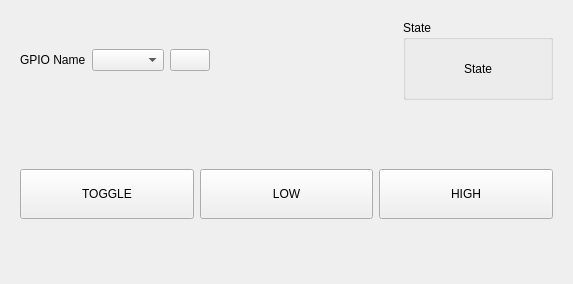
<?xml version="1.0" encoding="UTF-8"?>
<ui version="4.0">
 <class>Form</class>
 <widget class="QWidget" name="Form">
  <property name="geometry">
   <rect>
    <x>0</x>
    <y>0</y>
    <width>573</width>
    <height>284</height>
   </rect>
  </property>
  <property name="sizePolicy">
   <sizepolicy hsizetype="Preferred" vsizetype="Maximum">
    <horstretch>0</horstretch>
    <verstretch>0</verstretch>
   </sizepolicy>
  </property>
  <property name="minimumSize">
   <size>
    <width>0</width>
    <height>200</height>
   </size>
  </property>
  <property name="windowTitle">
   <string>Form</string>
  </property>
  <layout class="QVBoxLayout" name="verticalLayout_3">
   <item>
    <widget class="QFrame" name="frame">
     <property name="sizePolicy">
      <sizepolicy hsizetype="Preferred" vsizetype="Maximum">
       <horstretch>0</horstretch>
       <verstretch>0</verstretch>
      </sizepolicy>
     </property>
     <layout class="QHBoxLayout" name="horizontalLayout_4">
      <property name="sizeConstraint">
       <enum>QLayout::SetMaximumSize</enum>
      </property>
      <item>
       <widget class="QLabel" name="label_5">
        <property name="sizePolicy">
         <sizepolicy hsizetype="Preferred" vsizetype="Maximum">
          <horstretch>0</horstretch>
          <verstretch>0</verstretch>
         </sizepolicy>
        </property>
        <property name="text">
         <string>GPIO Name</string>
        </property>
       </widget>
      </item>
      <item>
       <widget class="QComboBox" name="nameBox"/>
      </item>
      <item>
       <widget class="QPushButton" name="reloadBtn">
        <property name="text">
         <string/>
        </property>
        <property name="icon">
         <iconset theme="reload">
          <normaloff>../catkin_ws/src/nuice_gui/nuice_gpio_rqt/resource</normaloff>../catkin_ws/src/nuice_gui/nuice_gpio_rqt/resource</iconset>
        </property>
        <property name="iconSize">
         <size>
          <width>12</width>
          <height>12</height>
         </size>
        </property>
       </widget>
      </item>
      <item>
       <spacer name="horizontalSpacer_3">
        <property name="orientation">
         <enum>Qt::Horizontal</enum>
        </property>
        <property name="sizeType">
         <enum>QSizePolicy::Expanding</enum>
        </property>
        <property name="sizeHint" stdset="0">
         <size>
          <width>3</width>
          <height>0</height>
         </size>
        </property>
       </spacer>
      </item>
      <item>
       <widget class="QGroupBox" name="stateBox">
        <property name="sizePolicy">
         <sizepolicy hsizetype="Preferred" vsizetype="Maximum">
          <horstretch>0</horstretch>
          <verstretch>0</verstretch>
         </sizepolicy>
        </property>
        <property name="minimumSize">
         <size>
          <width>150</width>
          <height>80</height>
         </size>
        </property>
        <property name="title">
         <string>State</string>
        </property>
        <layout class="QVBoxLayout" name="verticalLayout">
         <item>
          <widget class="QLabel" name="stateLbl">
           <property name="text">
            <string>State</string>
           </property>
           <property name="alignment">
            <set>Qt::AlignCenter</set>
           </property>
          </widget>
         </item>
        </layout>
       </widget>
      </item>
     </layout>
    </widget>
   </item>
   <item>
    <widget class="QFrame" name="verticalFrame">
     <property name="sizePolicy">
      <sizepolicy hsizetype="Preferred" vsizetype="Minimum">
       <horstretch>0</horstretch>
       <verstretch>0</verstretch>
      </sizepolicy>
     </property>
     <property name="minimumSize">
      <size>
       <width>0</width>
       <height>60</height>
      </size>
     </property>
     <layout class="QHBoxLayout" name="horizontalLayout">
      <item>
       <widget class="QPushButton" name="toggleBtn">
        <property name="sizePolicy">
         <sizepolicy hsizetype="Minimum" vsizetype="Maximum">
          <horstretch>0</horstretch>
          <verstretch>0</verstretch>
         </sizepolicy>
        </property>
        <property name="minimumSize">
         <size>
          <width>0</width>
          <height>50</height>
         </size>
        </property>
        <property name="text">
         <string>TOGGLE</string>
        </property>
       </widget>
      </item>
      <item>
       <widget class="QPushButton" name="lowBtn">
        <property name="sizePolicy">
         <sizepolicy hsizetype="Minimum" vsizetype="Maximum">
          <horstretch>0</horstretch>
          <verstretch>0</verstretch>
         </sizepolicy>
        </property>
        <property name="minimumSize">
         <size>
          <width>0</width>
          <height>50</height>
         </size>
        </property>
        <property name="text">
         <string>LOW</string>
        </property>
       </widget>
      </item>
      <item>
       <widget class="QPushButton" name="highBtn">
        <property name="sizePolicy">
         <sizepolicy hsizetype="Minimum" vsizetype="Maximum">
          <horstretch>0</horstretch>
          <verstretch>0</verstretch>
         </sizepolicy>
        </property>
        <property name="minimumSize">
         <size>
          <width>0</width>
          <height>50</height>
         </size>
        </property>
        <property name="text">
         <string>HIGH</string>
        </property>
       </widget>
      </item>
     </layout>
    </widget>
   </item>
  </layout>
 </widget>
 <resources/>
 <connections/>
</ui>
